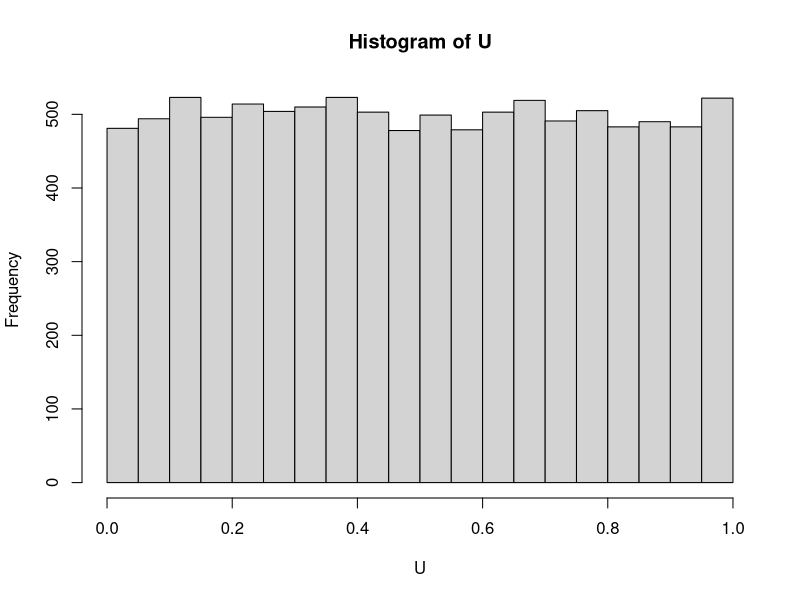
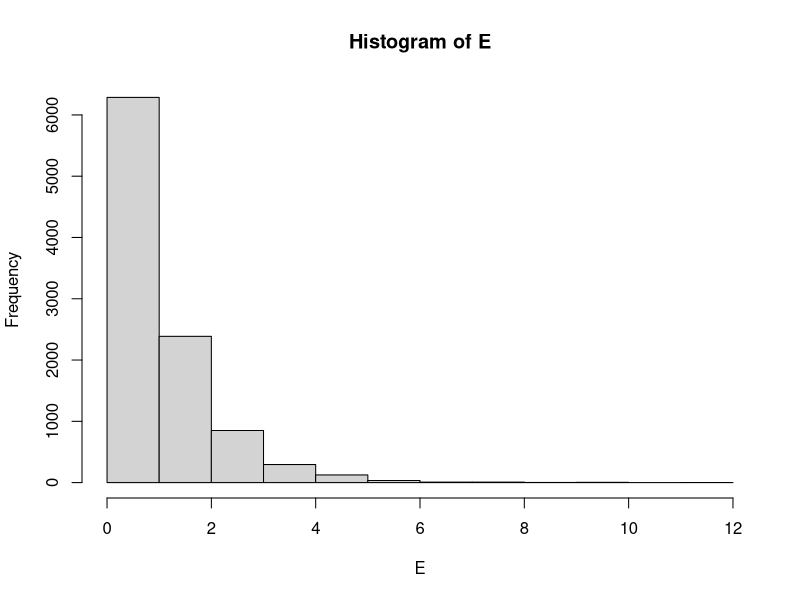
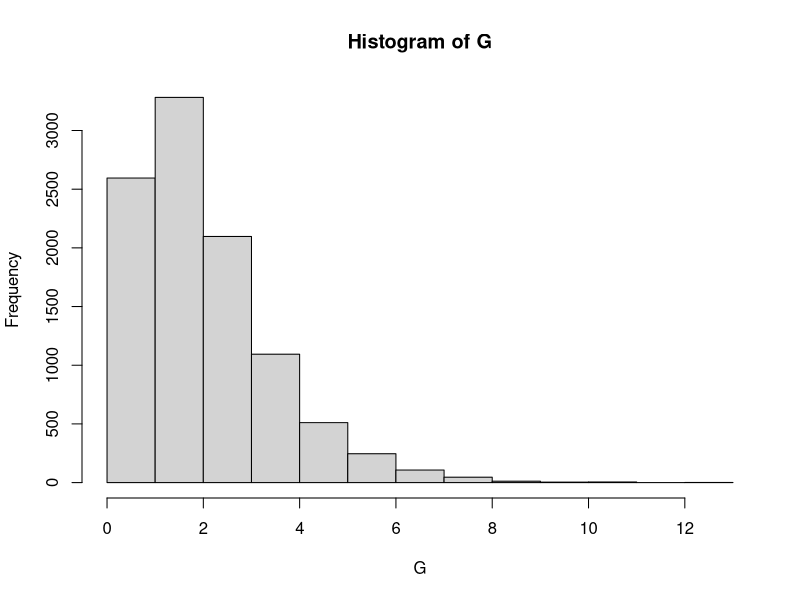

Write the R code that produced these figures, in order. (Note: this script raises an error after producing the figures.)
# In all exercises, I will be using simulation of unifor rvs as given

n = 100
x = runif(n,0,1) # simulate 100 realization of U(0,1)
x

################################
# Implementing inverse method  #
################################

# Simulate exponential
# 1. generate U(0,1)
#2. x = -(1/lambda)*log(U)

n = 10^4
U = runif(n,0,1)
E = -log(U) #Exp(1) distribution
hist(U)
hist(E)

# Bernoulli(p) using the inverse method
#1. generate U(0,1)
#2. x = =0 if U<1-p and x = 1 if U> 1-p

p = 0.25
U = runif(n,0,1)
X = ifelse(U<1-p, 0,1)
X

mean(X==1)

###############################
#### Transformation Method ####
###############################

#simulate gamma (alpha, beta) alpha --> integer
n = 10^4; alpha = 2; beta = 1
U = matrix(runif(n*alpha, 0 , 1), alpha, n) # to simulate 1 gamma, you need alpha uniforms
E = -log(U) #exp(1) # Negative log transformation
G = beta*colSums(E)
hist(G)

### Make a function to simulate gamma's
gamma_sim = function(Nsim, alpha,beta){
  if(floor(alpha) != alpha) stop("please supply integer alpha")
  U = matrix(runif(Nsim*alpha,0,1), alpha, Nsim)
  E = -log(U) #exp(1)
  G = beta*colSums(E)
  return(G)
}
gamma_sim (10,1.5,2)

hist(gamma_sim(Nsim = 1000, alpha = 1, beta = 0.2))

#simulate a beta distribution using a transformation of uniforms

##Y = sum_{i = 1}^{a}E_i/sum_{i = 1}^{a+b}E_i ~ beta(a,b)
Nsim = 10^4; a = 1; b = 1
beta_sim = function(Nsim,a,b){
  U = matrix(runif(Nsim*(a+b)), (a+b), Nsim)
E = -log(U)
A = matrix(E[(1:a),],nrow = a)
numerator = colSums(A)
denominator = colSums(E)
B = numerator/denominator
return(B)
}
beta_sim(Nsim = 10, a = 1, b=1)  


######################
#### AR algorithm ####
######################

# Simulate gamma (alpha,beta) from gamma(a,b)
alpha = 2.5; beta = 2

#instrumental density: gamma(a,b)
a = floor(alpha); b = a*beta/alpha
a;b

M = (beta^alpha)*((b)^(-a))*(((alpha-a)/(beta-b))^(alpha-a))*exp(a-alpha)
M

#compute the ratio f(x)/Mg(x) for any x

bound = function(M,x){  # Here we have stored alpha, beta thats why not adding values in fun definition
  z = dgamma(x,shape = alpha, scale = (1/beta))/(M*dgamma(x, shape = a, scale = (1/b)))
  return (z)
  }

bound (M, x = 2)
Nsim = 10
ysim= c()

######################
#implementation of AR#
######################

#Step 1: simulate from instrument and a U(0,1)
while(length(ysim)<Nsim){
x = gamma_sim(1,alpha = a, beta = b); u = runif(1)

#Step 2: accept if u<=bound(M,x)
y = ifelse(u<=bound(M=M, x=x), x, NA)
if(is.na(y)==F){ysim = c(ysim,y)}
}

y; ysim
